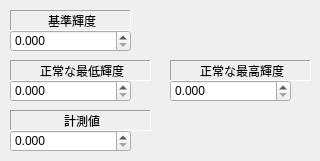
     <widget class="QWidget" name="G">
      <attribute name="title">
       <string>G</string>
      </attribute>
      <widget class="QDoubleSpinBox" name="doubleSpinBoxValueLightWholeG">
       <property name="geometry">
        <rect>
         <x>10</x>
         <y>130</y>
         <width>121</width>
         <height>22</height>
        </rect>
       </property>
       <property name="decimals">
        <number>3</number>
       </property>
       <property name="maximum">
        <double>1000.999000000000024</double>
       </property>
      </widget>
      <widget class="QLabel" name="label_47">
       <property name="geometry">
        <rect>
         <x>10</x>
         <y>10</y>
         <width>121</width>
         <height>21</height>
        </rect>
       </property>
       <property name="frameShape">
        <enum>QFrame::Panel</enum>
       </property>
       <property name="frameShadow">
        <enum>QFrame::Sunken</enum>
       </property>
       <property name="text">
        <string>基準輝度</string>
       </property>
       <property name="alignment">
        <set>Qt::AlignCenter|Qt::AlignHCenter|Qt::AlignLeading|Qt::AlignLeft|Qt::AlignVCenter</set>
       </property>
      </widget>
      <widget class="QDoubleSpinBox" name="doubleSpinBoxLowLightWholeG">
       <property name="geometry">
        <rect>
         <x>10</x>
         <y>80</y>
         <width>121</width>
         <height>22</height>
        </rect>
       </property>
       <property name="decimals">
        <number>3</number>
       </property>
       <property name="maximum">
        <double>1000.999000000000024</double>
       </property>
      </widget>
      <widget class="QLabel" name="label_48">
       <property name="geometry">
        <rect>
         <x>10</x>
         <y>60</y>
         <width>141</width>
         <height>21</height>
        </rect>
       </property>
       <property name="frameShape">
        <enum>QFrame::Panel</enum>
       </property>
       <property name="frameShadow">
        <enum>QFrame::Sunken</enum>
       </property>
       <property name="text">
        <string>正常な最低輝度</string>
       </property>
       <property name="alignment">
        <set>Qt::AlignCenter|Qt::AlignHCenter|Qt::AlignLeading|Qt::AlignLeft|Qt::AlignVCenter</set>
       </property>
      </widget>
      <widget class="QDoubleSpinBox" name="doubleSpinBoxRegLightWholeG">
       <property name="geometry">
        <rect>
         <x>10</x>
         <y>30</y>
         <width>121</width>
         <height>22</height>
        </rect>
       </property>
       <property name="decimals">
        <number>3</number>
       </property>
       <property name="maximum">
        <double>1000.999000000000024</double>
       </property>
      </widget>
      <widget class="QLabel" name="label_49">
       <property name="geometry">
        <rect>
         <x>10</x>
         <y>110</y>
         <width>141</width>
         <height>21</height>
        </rect>
       </property>
       <property name="frameShape">
        <enum>QFrame::Panel</enum>
       </property>
       <property name="frameShadow">
        <enum>QFrame::Sunken</enum>
       </property>
       <property name="text">
        <string>計測値</string>
       </property>
       <property name="alignment">
        <set>Qt::AlignCenter|Qt::AlignHCenter|Qt::AlignLeading|Qt::AlignLeft|Qt::AlignVCenter</set>
       </property>
      </widget>
      <widget class="QDoubleSpinBox" name="doubleSpinBoxHighLightWholeG">
       <property name="geometry">
        <rect>
         <x>170</x>
         <y>80</y>
         <width>121</width>
         <height>22</height>
        </rect>
       </property>
       <property name="decimals">
        <number>3</number>
       </property>
       <property name="maximum">
        <double>1000.999000000000024</double>
       </property>
      </widget>
      <widget class="QLabel" name="label_50">
       <property name="geometry">
        <rect>
         <x>170</x>
         <y>60</y>
         <width>141</width>
         <height>21</height>
        </rect>
       </property>
       <property name="frameShape">
        <enum>QFrame::Panel</enum>
       </property>
       <property name="frameShadow">
        <enum>QFrame::Sunken</enum>
       </property>
       <property name="text">
        <string>正常な最高輝度</string>
       </property>
       <property name="alignment">
        <set>Qt::AlignCenter|Qt::AlignHCenter|Qt::AlignLeading|Qt::AlignLeft|Qt::AlignVCenter</set>
       </property>
      </widget>
     </widget>
